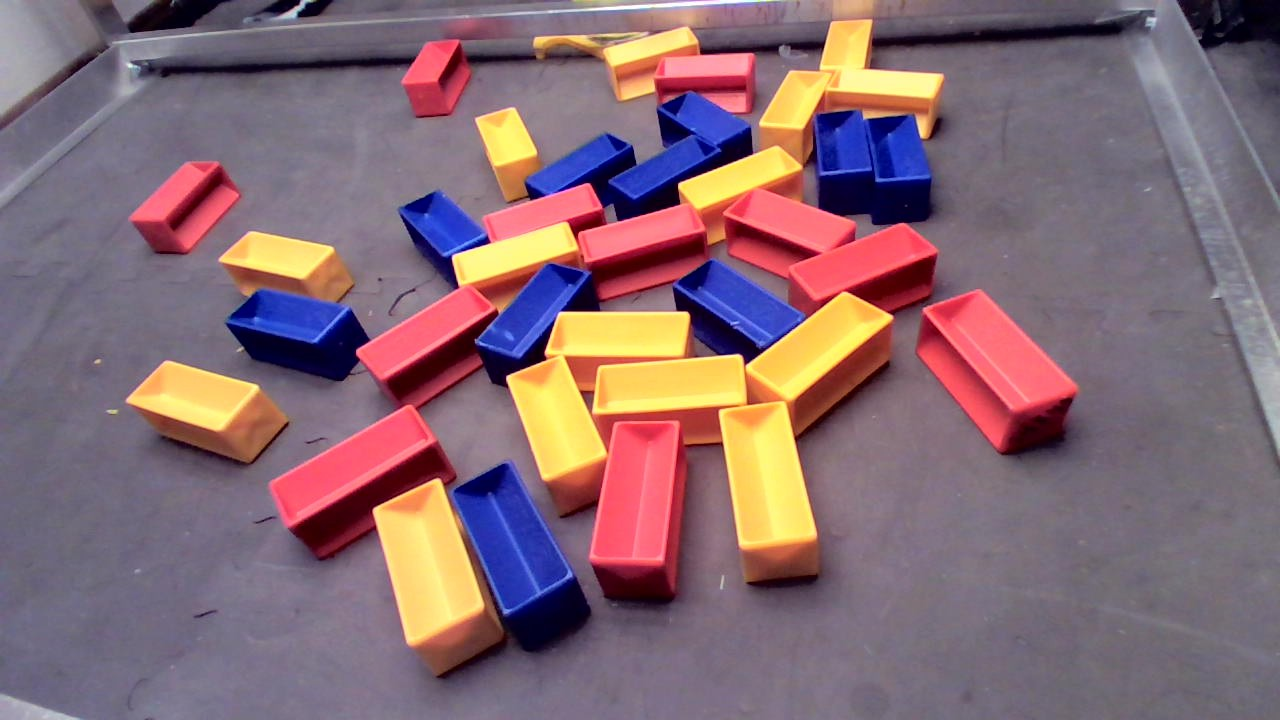
#> input picture new/new1.jpg, 1280 x 720 px, found by its file name
$ python 'Standard Contour Pipeline.py'
#> lines starting #> are read from the running program, lines starting #| are printed output that depends on the picture; after the words box and inside, x2 and y2 are one past the last pixel; in counts of white or black regions, pixels touching at a corner belong together
import cv2
import numpy as np
import math
import Transforms as ref
import HSV

# Algorithm details:
# 1. Undistort camera
# 2. Map perspective transform
# 3. Convert to hsv and then threshold for red, blue, and yellow
# 4. Find Contours
# 5. Filter based on aspect ratio and minimum area
# 6. Draw contours if needed

img = cv2.imread("new/new1.jpg")
#> img is the input picture: shape (720, 1280, 3); mean B, G, R 115.4, 106.4, 133.6

dim = (640, 480)
#img.resize(dim)
img = cv2.resize(img, dim)
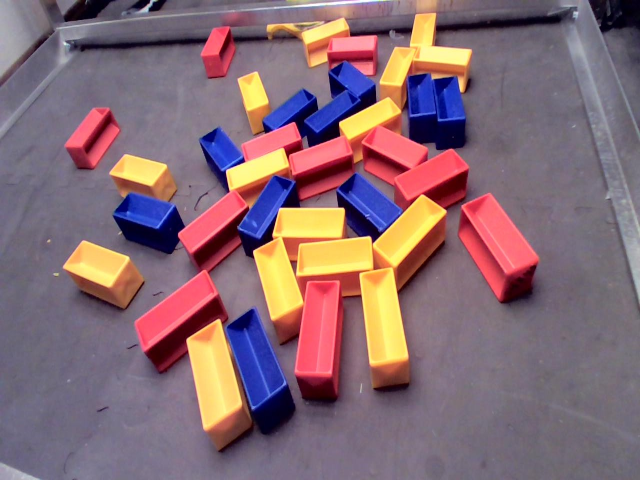
#> img: shape (480, 640, 3); mean B, G, R 115.4, 106.4, 133.6

# Distortion stuff is handled by logitech here

CONTOUR_THRESH_LOW = 500
CONTOUR_THRESH_HIGH = 4000

# Perspective transform
bounds = [(200, 48), (500, 46), (630, 360),  (60, 330)]

# [6 lines of commented-out code are left out]

matrix = cv2.getPerspectiveTransform(np.float32(bounds), np.float32([[0, 0], [dim[0], 0], dim, [0, dim[1]]]))
transformed_image = cv2.warpPerspective(img, matrix, dim)
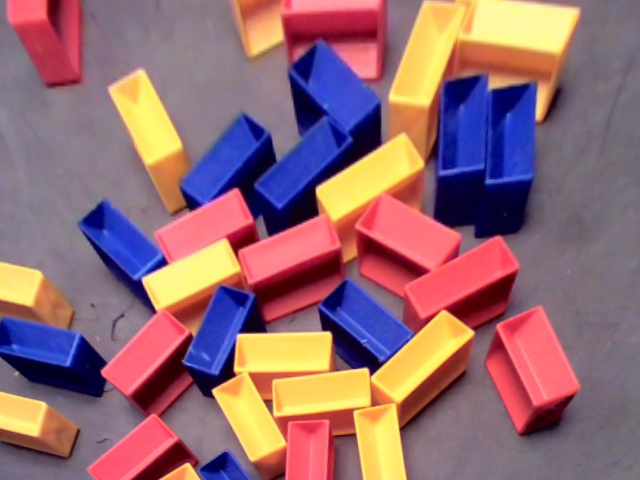
#> transformed_image: shape (480, 640, 3); mean B, G, R 114.2, 106.6, 147.4

mat = transformed_image.copy()
mat = cv2.cvtColor(mat, cv2.COLOR_BGR2HSV)
#> mat: shape (480, 640, 3); mean H, S, V 120.5, 117.9, 166.3
threshold = cv2.inRange(mat, HSV.blueLow, HSV.blueHigh)
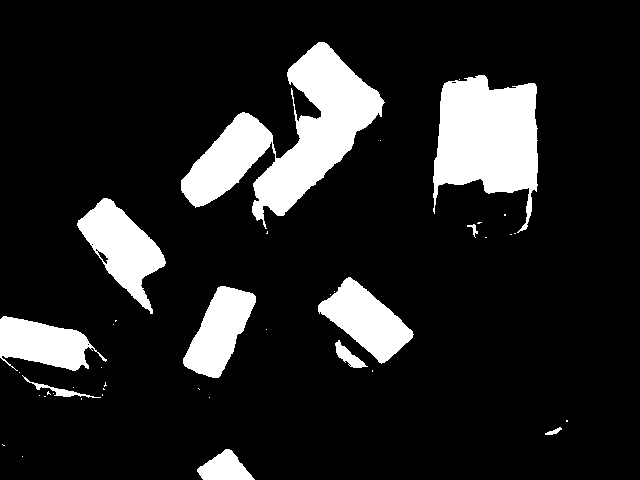
#> threshold: shape (480, 640); 13.9% white; 41 white regions (30 under 20 px)

contours, _ = cv2.findContours(threshold, cv2.RETR_TREE, cv2.CHAIN_APPROX_SIMPLE)
#> contours = 48 contours, 36 with area under 20; largest, box (x1, y1, x2, y2) and area: (181, 42, 385, 229) 13930, (433, 75, 538, 233) 10312, (77, 198, 166, 314) 4474, (318, 277, 414, 364) 3884, (183, 286, 256, 378) 3582

cv2.drawContours(transformed_image, contours, -1, color=(0, 255, 0), thickness=2)
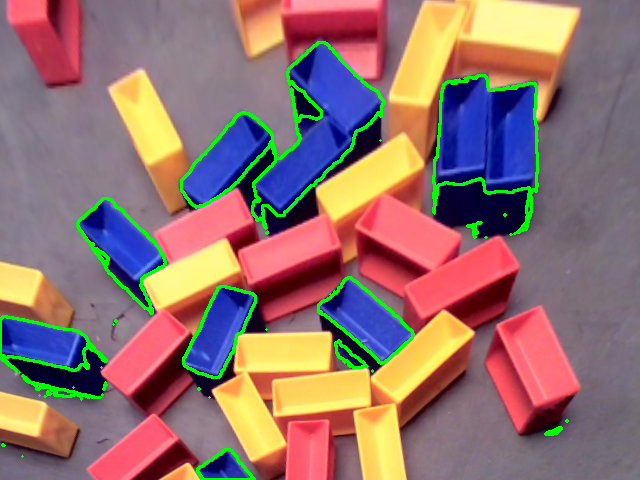
#> transformed_image: shape (480, 640, 3); 3.5% of pixels changed, all inside (x1, y1, x2, y2) = (0, 41, 569, 480)

cv2.imshow("transformed", transformed_image)

cv2.waitKey(0)
